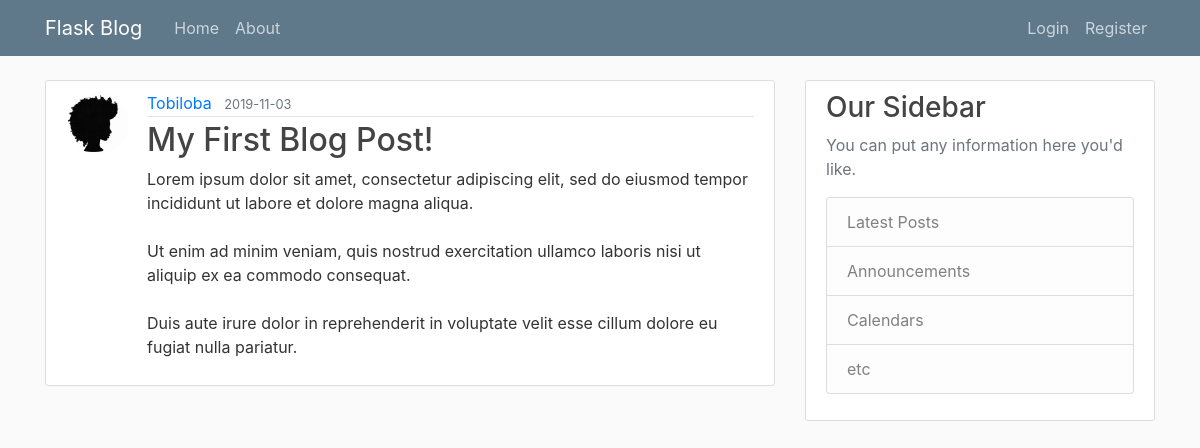
/post/1, run on an earlier commit of the app's database.
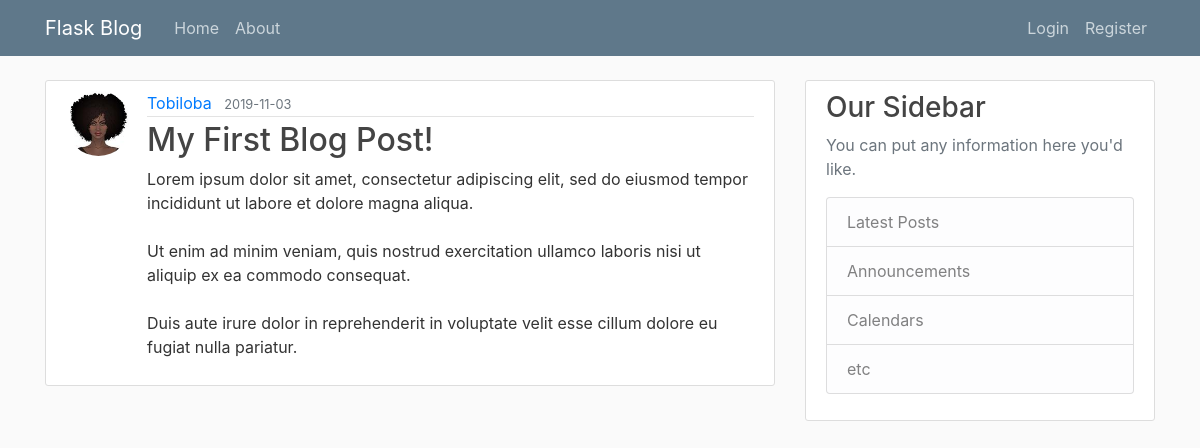
And on a later commit of the database.
### flaskblog/models.py (models this page shows, shortened)
class User(db.Model, UserMixin):
    id = db.Column(db.Integer, primary_key=True)
    username = db.Column(db.String(20), unique=True, nullable=False)
    email = db.Column(db.String(120), unique=True, nullable=False)
    image_file = db.Column(db.String(20), nullable=False, default='default.jpg')
    password = db.Column(db.String(60), nullable=False)
    posts = db.relationship('Post', backref='author', lazy=True)

### flaskblog/routes.py (the view)
@app.route('/post/<int:post_id>')
def post(post_id):
    post = Post.query.get_or_404(post_id)
    return render_template('post.html', title='Post', post=post)

### flaskblog/templates/post.html (shortened to what this page needs)
{% extends "layout.html" %}
{% block content %}
    <article class="media content-section">
        <img src="{{ url_for('static', filename='profile_pictures/' + post.author.image_file) }}" alt="user profile picture" class="rounded-circle article-img">
        <div class="media-body">
            <div class="article-metadata">
                <a class="mr-2" href="{{ url_for('author_posts', username=post.author.username) }}">{{ post.author.username }}</a>
                <small class="text-muted">{{ post.date_posted.strftime('%Y-%m-%d') }}</small>
            </div>
            <h2 class="article-title">{{ post.title }}</h2>
            <p class="article-content">{{ post.content }}</p>
        </div>
    </article>
{% endblock content %}

What changed in the data, as far as the page shows it:
changed User "Tobiloba": image_file: picture added in place of a placeholder
